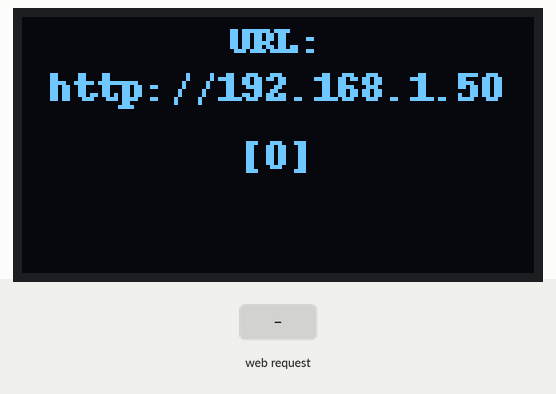
A program run on a simulated Raspberry Pi (BCM pin numbers). Shown: 128×64 one-colour display. Inputs (shaded band) come from the test bench. The clock reads 2024-03-15 10:24:30 at power-on unless the program sets it; what the program prints to the terminal is not drawn.

Above: at 1.3 s.
1.4 s: HTTP request for /hidden received
At 18.1 s:
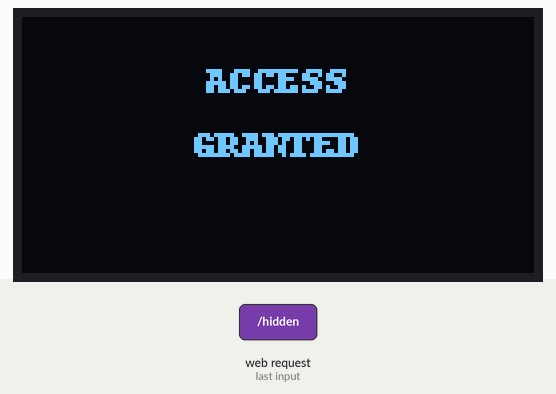
At 19.0 s:
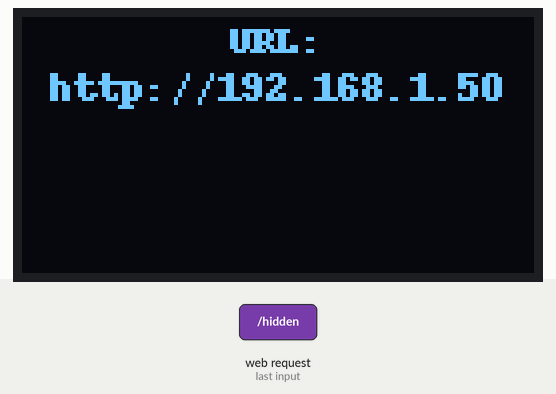

Measured:
- after the input at 1.4 s, the display: first changes at once (image 1 shows a later state)
- what the display in image 1 shows lasts 1.3 s, from 17.1 s to 18.4 s

The program:

app.py
```python
import board
import busio
from PIL import Image, ImageDraw, ImageFont
from flask import Flask, render_template
import adafruit_ssd1306
import socket
import os
import time  # for animation timing

# Initialize I2C and OLED display (128x64)
i2c = busio.I2C(board.SCL, board.SDA)
device = adafruit_ssd1306.SSD1306_I2C(128, 64, i2c)
app = Flask(__name__)

hidden = False  # global lock state

def get_pi_ip():
    s = socket.socket(socket.AF_INET, socket.SOCK_DGRAM)
    try:
        s.connect(("8.8.8.8", 80))
        ip = s.getsockname()[0]
    except Exception:
        ip = "127.0.0.1"
    finally:
        s.close()
    return ip

def clscreen():
    device.fill(0)
    device.show()

def display_url(ip):
    width = device.width
    height = device.height
    image = Image.new("1", (width, height))
    draw = ImageDraw.Draw(image)

    font_path = "/usr/share/fonts/truetype/dejavu/DejaVuSans.ttf"
    if os.path.isfile(font_path):
        font = ImageFont.truetype(font_path, 12)
    else:
        font = ImageFont.load_default()

    url_text = "URL:"
    ip_text = f"http://{ip}"

    bbox_url = font.getbbox(url_text)
    url_width = bbox_url[2] - bbox_url[0]

    bbox_ip = font.getbbox(ip_text)
    ip_width = bbox_ip[2] - bbox_ip[0]

    url_x = (width - url_width) // 2
    ip_x = (width - ip_width) // 2

    draw.text((url_x, 0), url_text, font=font, fill=255)
    draw.text((ip_x, 12), ip_text, font=font, fill=255)

    device.image(image)
    device.show()

def display_lock_prompt_with_url(ip):
    width = device.width
    height = device.height
    image = Image.new("1", (width, height))
    draw = ImageDraw.Draw(image)

    font_path = "/usr/share/fonts/truetype/dejavu/DejaVuSans.ttf"
    if os.path.isfile(font_path):
        font = ImageFont.truetype(font_path, 12)
    else:
        font = ImageFont.load_default()

    # Draw URL at top
    url_text = "URL:"
    ip_text = f"http://{ip}"

    bbox_url = font.getbbox(url_text)
    url_width = bbox_url[2] - bbox_url[0]
    bbox_ip = font.getbbox(ip_text)
    ip_width = bbox_ip[2] - bbox_ip[0]

    url_x = (width - url_width) // 2
    ip_x = (width - ip_width) // 2

    draw.text((url_x, 0), url_text, font=font, fill=255)
    draw.text((ip_x, 12), ip_text, font=font, fill=255)

    # Draw lock prompt at bottom, moved one line up
    lock_emoji = "[0]"
    prompt_text = "can you unlock it?"

    bbox_lock = font.getbbox(lock_emoji)
    lock_width = bbox_lock[2] - bbox_lock[0]
    lock_height = bbox_lock[3] - bbox_lock[1]

    bbox_prompt = font.getbbox(prompt_text)
    prompt_width = bbox_prompt[2] - bbox_prompt[0]

    lock_x = (width - lock_width) // 2  # Centered horizontally
    lock_y = height - lock_height - 24  # moved one line up (12 pixels)

    draw.text((lock_x, lock_y), lock_emoji, font=font, fill=255)

    device.image(image)
    device.show()

def display_unlock_animation():
    global hidden
    width = device.width
    height = device.height

    clscreen()

    font_path = "/usr/share/fonts/truetype/dejavu/DejaVuSans.ttf"
    if os.path.isfile(font_path):
        font_small = ImageFont.truetype(font_path, 14)
        font_smaller = ImageFont.truetype(font_path, 12)
    else:
        font_small = ImageFont.load_default()
        font_smaller = ImageFont.load_default()

    unlocking_y = 10

    bar_x0, bar_y0 = 16, height // 2
    bar_x1, bar_y1 = width - 16, height // 2 + 12
    bar_width = bar_x1 - bar_x0

    for i in range(bar_width + 1):
        image = Image.new("1", (width, height))
        draw = ImageDraw.Draw(image)

        message = "UNLOCKING..."
        bbox_msg = font_small.getbbox(message)
        msg_x = (width - (bbox_msg[2] - bbox_msg[0])) // 2
        draw.text((msg_x, unlocking_y), message, font=font_small, fill=255)

        draw.rectangle([bar_x0, bar_y0, bar_x1, bar_y1], outline=255, fill=0)
        if i > 0:
            draw.rectangle([bar_x0, bar_y0, bar_x0 + i, bar_y1], outline=255, fill=255)

        device.image(image)
        device.show()
        time.sleep(0.02)

    sparkle_positions = [
        (width // 4, height // 4),
        (3 * width // 4, height // 4),
        (width // 4, 3 * height // 4),
        (3 * width // 4, 3 * height // 4),
        (width // 2, height // 2)
    ]

    for _ in range(3):
        for pos in sparkle_positions:
            image = Image.new("1", (width, height))
            draw = ImageDraw.Draw(image)

            access_text = "ACCESS"
            bbox_access = font_smaller.getbbox(access_text)
            access_x = (width - (bbox_access[2] - bbox_access[0])) // 2
            access_y = 10

            granted_text = "GRANTED"
            bbox_granted = font_smaller.getbbox(granted_text)
            granted_x = (width - (bbox_granted[2] - bbox_granted[0])) // 2
            granted_y = access_y + (bbox_access[3] - bbox_access[1]) + 5

            draw.text((access_x, access_y), access_text, font=font_smaller, fill=255)
            draw.text((granted_x, granted_y), granted_text, font=font_smaller, fill=255)

            for (x, y) in sparkle_positions:
                draw.line((x - 2, y, x + 2, y), fill=255)
                draw.line((x, y - 2, x, y + 2), fill=255)

            device.image(image)
            device.show()
            time.sleep(0.3)

            image = Image.new("1", (width, height))
            draw = ImageDraw.Draw(image)
            draw.text((access_x, access_y), access_text, font=font_smaller, fill=255)
            draw.text((granted_x, granted_y), granted_text, font=font_smaller, fill=255)
            device.image(image)
            device.show()
            time.sleep(0.15)

    image = Image.new("1", (width, height))
    draw = ImageDraw.Draw(image)
    draw.text((access_x, access_y), access_text, font=font_smaller, fill=255)
    draw.text((granted_x, granted_y), granted_text, font=font_smaller, fill=255)
    device.image(image)
    device.show()

    hidden = True


@app.route('/')
def index():
    global hidden
    clscreen()
    pi_ip = get_pi_ip()
    if hidden:
        display_url(pi_ip)
    else:
        display_lock_prompt_with_url(pi_ip)
    return render_template("index.html", ip=pi_ip)

@app.route('/hidden')
def unlock():
    global hidden
    clscreen()
    display_unlock_animation()
    time.sleep(1)
    pi_ip = get_pi_ip()
    display_url(pi_ip)
    return "<h1>Lock unlocked. Enjoy the animation!</h1>"

if __name__ == '__main__':
    pi_ip = get_pi_ip()
    clscreen()
    display_lock_prompt_with_url(pi_ip)
    app.run(host='0.0.0.0', port=5000)
```
